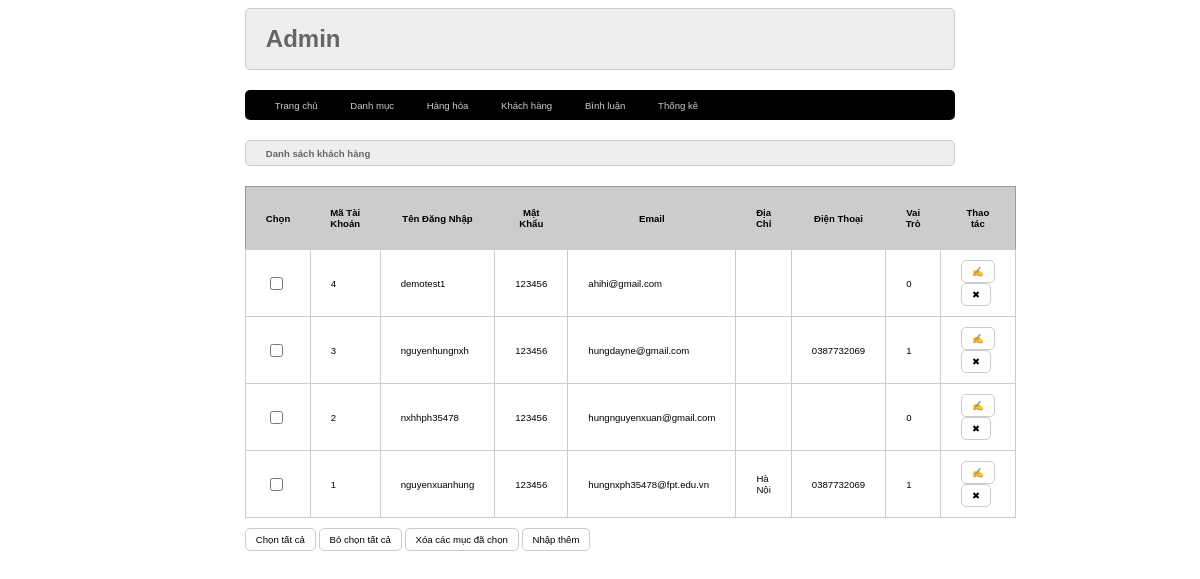
The app's page /admin/index.php?act=dskh with its own data.
### tables this page shows
CREATE TABLE `taikhoan` (
  `id` int(10) NOT NULL,
  `user` varchar(50) NOT NULL,
  `pass` varchar(50) NOT NULL,
  `email` varchar(255) NOT NULL,
  `address` varchar(255) DEFAULT NULL,
  `tel` varchar(20) DEFAULT NULL,
  `role` tinyint(4) NOT NULL DEFAULT 0
);

### model/pdo.php (called while the page is built, shortened)
<?php
function pdo_get_connection(){
    $dburl = "mysql:host=localhost;dbname=duanmau2023;charset=utf8";
    $username = 'root';
    $password = '';
    $conn = new PDO($dburl, $username, $password);
    $conn->setAttribute(PDO::ATTR_ERRMODE, PDO::ERRMODE_EXCEPTION);
    return $conn;
}
function pdo_query($sql){
    $sql_args = array_slice(func_get_args(), 1);
    try{
        $conn = pdo_get_connection();
        $stmt = $conn->prepare($sql);
        $stmt->execute($sql_args);
        $rows = $stmt->fetchAll();
        return $rows;
    }
    catch(PDOException $e){
        throw $e;
    }
    finally{
        unset($conn);
    }
}

### model/taikhoan.php (called while the page is built, shortened)
<?php
function loadall_taikhoan() {
    $sql = "select * from taikhoan order by id desc";
    $listtaikhoan = pdo_query($sql);
    return $listtaikhoan;
}
?>

### admin/taikhoan/list.php (the view)
<div class="row">
        <div class="row frmtitle"><h1>Danh sách khách  hàng</h1></div>
        <div class="row frmcontent">
          <form action="#" method="post">
            <div class="row mb10 frmdsloai">
              <table>
                <tr>
                  <th>Chọn</th>
                  <th>Mã Tài Khoản</th>
                  <th>Tên Đăng Nhập</th>
                  <th>Mật Khẩu</th>
                  <th>Email</th>
                  <th>Địa Chỉ</th>
                  <th>Điện Thoại</th>
                  <th>Vai Trò</th>
                  <th>Thao tác</th>
                </tr>
                <?php
                foreach ($listtaikhoan as $taikhoan) {
                    extract($taikhoan);
                    $suatk='index.php?act=suatk&id='.$id;
                    $xoatk='index.php?act=xoatk&id='.$id;
                    echo '<tr>
                  <td><input type="checkbox" name="" id="" /></td>
                  <td>'.$id.'</td>
                  <td>'.$user.'</td>
                  <td>'.$pass.'</td>
                  <td>'.$email.'</td>
                  <td>'.$address.'</td>
                  <td>'.$tel.'</td>
                  <td>'.$role.'</td>
                  <td>
                   <a href="'.$suatk.'"><input type="button" value="&#9997;"/></a>
                   <a href="'.$xoatk.'"> <input type="button" value="&#10006;"/></a>
                  </td>
                </tr>';
                }
                ?>
              </table>
            </div>
            <div class="row mb10">
              <input type="button" value="Chọn tất cả" />
              <input type="button" value="Bỏ chọn tất cả" />
              <input type="button" value="Xóa các mục đã chọn" />
              <a href="index.php?act=adddm"><input type="button" value="Nhập thêm" /></a>
            </div>
          </form>
        </div>
      </div>

### view/css/styles.css (style rules this page uses)
* { box-sizing: border-box; font-family: sans-serif; font-size: 0.8vw; }
.row { float: left; width: 100%; }
.mb10 { margin-bottom: 10px; }
.formtaikhoan input[type="submit"], .frmcontent input[type="submit"], .frmcontent input[type="reset"], .formtaikhoan input[type="reset"], .frmcontent input[type="button"] { border-radius: 5px; padding: 5px 10px; background-color: white; border: 1px #ccc solid; }
.frmtitle { background-color: #eee; border: 1px solid #ccc; color: #666; padding: 0px 20px; border-radius: 5px; }
.frmcontent { padding: 20px 0px; }
.frmdsloai table { width: 100%; border-collapse: collapse; border: 1px solid #999; }
.frmdsloai table th { padding: 20px; background-color: #ccc; }
.frmdsloai table td { padding: 10px 20px; border: 1px solid #ccc; }

### records on screen
taikhoan: id "4", user "demotest1", pass "123456", email "ahihi@gmail.com", role "0"
taikhoan: id "3", user "nguyenhungnxh", pass "123456", email "hungdayne@gmail.com", tel "0387732069", role "1"
taikhoan: id "2", user "nxhhph35478", pass "123456", email "hungnguyenxuan@gmail.com", role "0"
taikhoan: id "1", user "nguyenxuanhung", pass "123456", email "hungnxph35478@fpt.edu.vn", address "Hà Nội", tel "0387732069", role "1"
